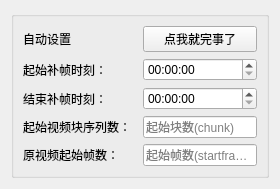
                <widget class="QWidget" name="ResumeSettings">
                 <property name="geometry">
                  <rect>
                   <x>0</x>
                   <y>0</y>
                   <width>280</width>
                   <height>169</height>
                  </rect>
                 </property>
                 <attribute name="label">
                  <string>工作状态恢复。</string>
                 </attribute>
                 <layout class="QGridLayout" name="gridLayout_13">
                  <item row="0" column="0">
                   <widget class="QGroupBox" name="groupBox_2">
                    <property name="title">
                     <string/>
                    </property>
                    <layout class="QGridLayout" name="gridLayout_15">
                     <item row="0" column="0">
                      <layout class="QGridLayout" name="gridLayout_2">
                       <item row="5" column="1">
                        <widget class="QLineEdit" name="StartChunk">
                         <property name="sizePolicy">
                          <sizepolicy hsizetype="Preferred" vsizetype="Fixed">
                           <horstretch>0</horstretch>
                           <verstretch>0</verstretch>
                          </sizepolicy>
                         </property>
                         <property name="placeholderText">
                          <string>起始块数(chunk)</string>
                         </property>
                        </widget>
                       </item>
                       <item row="5" column="0">
                        <widget class="QLabel" name="label_22">
                         <property name="sizePolicy">
                          <sizepolicy hsizetype="Preferred" vsizetype="Maximum">
                           <horstretch>0</horstretch>
                           <verstretch>0</verstretch>
                          </sizepolicy>
                         </property>
                         <property name="minimumSize">
                          <size>
                           <width>100</width>
                           <height>0</height>
                          </size>
                         </property>
                         <property name="maximumSize">
                          <size>
                           <width>150</width>
                           <height>16777215</height>
                          </size>
                         </property>
                         <property name="text">
                          <string>起始视频块序列数：</string>
                         </property>
                         <property name="alignment">
                          <set>Qt::AlignLeading|Qt::AlignLeft|Qt::AlignVCenter</set>
                         </property>
                        </widget>
                       </item>
                       <item row="6" column="1">
                        <widget class="QLineEdit" name="StartFrame">
                         <property name="sizePolicy">
                          <sizepolicy hsizetype="Preferred" vsizetype="Fixed">
                           <horstretch>0</horstretch>
                           <verstretch>0</verstretch>
                          </sizepolicy>
                         </property>
                         <property name="placeholderText">
                          <string>起始帧数(startframe)</string>
                         </property>
                        </widget>
                       </item>
                       <item row="1" column="0">
                        <widget class="QLabel" name="AutoSetReminder">
                         <property name="minimumSize">
                          <size>
                           <width>100</width>
                           <height>0</height>
                          </size>
                         </property>
                         <property name="maximumSize">
                          <size>
                           <width>150</width>
                           <height>16777215</height>
                          </size>
                         </property>
                         <property name="toolTip">
                          <string>&lt;html&gt;&lt;head/&gt;&lt;body&gt;&lt;p&gt;根据已经生成的视频块信息进行推算，可能存在重复补帧的情况，但不影响最终结果&lt;/p&gt;&lt;/body&gt;&lt;/html&gt;</string>
                         </property>
                         <property name="text">
                          <string>自动设置</string>
                         </property>
                         <property name="alignment">
                          <set>Qt::AlignLeading|Qt::AlignLeft|Qt::AlignVCenter</set>
                         </property>
                        </widget>
                       </item>
                       <item row="2" column="1">
                        <widget class="QTimeEdit" name="StartPoint">
                         <property name="minimumSize">
                          <size>
                           <width>100</width>
                           <height>0</height>
                          </size>
                         </property>
                         <property name="maximumSize">
                          <size>
                           <width>150</width>
                           <height>16777215</height>
                          </size>
                         </property>
                         <property name="currentSection">
                          <enum>QDateTimeEdit::HourSection</enum>
                         </property>
                         <property name="displayFormat">
                          <string>HH:mm:ss</string>
                         </property>
                        </widget>
                       </item>
                       <item row="6" column="0">
                        <widget class="QLabel" name="label_21">
                         <property name="sizePolicy">
                          <sizepolicy hsizetype="Preferred" vsizetype="Maximum">
                           <horstretch>0</horstretch>
                           <verstretch>0</verstretch>
                          </sizepolicy>
                         </property>
                         <property name="minimumSize">
                          <size>
                           <width>100</width>
                           <height>0</height>
                          </size>
                         </property>
                         <property name="maximumSize">
                          <size>
                           <width>150</width>
                           <height>16777215</height>
                          </size>
                         </property>
                         <property name="toolTip">
                          <string>&lt;html&gt;&lt;head/&gt;&lt;body&gt;&lt;p&gt;假如程序补到原视频的第256帧即被终止，那么这里应该指定257&lt;/p&gt;&lt;/body&gt;&lt;/html&gt;</string>
                         </property>
                         <property name="text">
                          <string>原视频起始帧数：</string>
                         </property>
                         <property name="alignment">
                          <set>Qt::AlignLeading|Qt::AlignLeft|Qt::AlignVCenter</set>
                         </property>
                        </widget>
                       </item>
                       <item row="3" column="0">
                        <widget class="QLabel" name="label_24">
                         <property name="minimumSize">
                          <size>
                           <width>100</width>
                           <height>0</height>
                          </size>
                         </property>
                         <property name="maximumSize">
                          <size>
                           <width>200</width>
                           <height>16777215</height>
                          </size>
                         </property>
                         <property name="text">
                          <string>结束补帧时刻：</string>
                         </property>
                         <property name="alignment">
                          <set>Qt::AlignLeading|Qt::AlignLeft|Qt::AlignVCenter</set>
                         </property>
                        </widget>
                       </item>
                       <item row="2" column="0">
                        <widget class="QLabel" name="label_23">
                         <property name="minimumSize">
                          <size>
                           <width>100</width>
                           <height>0</height>
                          </size>
                         </property>
                         <property name="maximumSize">
                          <size>
                           <width>200</width>
                           <height>16777215</height>
                          </size>
                         </property>
                         <property name="text">
                          <string>起始补帧时刻：</string>
                         </property>
                         <property name="alignment">
                          <set>Qt::AlignLeading|Qt::AlignLeft|Qt::AlignVCenter</set>
                         </property>
                        </widget>
                       </item>
                       <item row="3" column="1">
                        <widget class="QTimeEdit" name="EndPoint">
                         <property name="sizePolicy">
                          <sizepolicy hsizetype="Preferred" vsizetype="Fixed">
                           <horstretch>0</horstretch>
                           <verstretch>0</verstretch>
                          </sizepolicy>
                         </property>
                         <property name="minimumSize">
                          <size>
                           <width>100</width>
                           <height>0</height>
                          </size>
                         </property>
                         <property name="maximumSize">
                          <size>
                           <width>150</width>
                           <height>16777215</height>
                          </size>
                         </property>
                         <property name="currentSection">
                          <enum>QDateTimeEdit::HourSection</enum>
                         </property>
                         <property name="displayFormat">
                          <string>HH:mm:ss</string>
                         </property>
                        </widget>
                       </item>
                       <item row="1" column="1">
                        <widget class="QPushButton" name="AutoSet">
                         <property name="sizePolicy">
                          <sizepolicy hsizetype="Preferred" vsizetype="Fixed">
                           <horstretch>0</horstretch>
                           <verstretch>0</verstretch>
                          </sizepolicy>
                         </property>
                         <property name="text">
                          <string>点我就完事了</string>
                         </property>
                        </widget>
                       </item>
                      </layout>
                     </item>
                    </layout>
                   </widget>
                  </item>
                 </layout>
                </widget>
